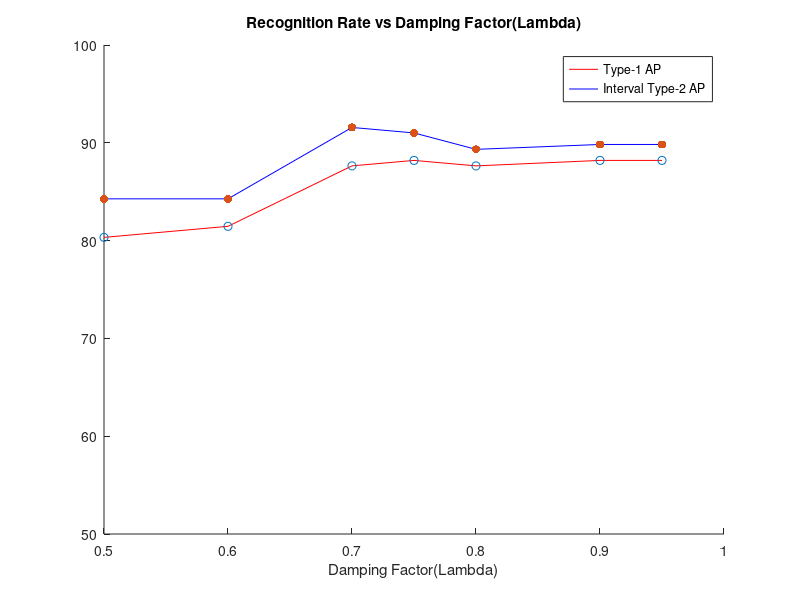

MATLAB code for this plot:
lam1=[0.5 0.6 0.7 0.75 0.8 0.9 0.95 ];
acc1=[80.33 81.46 87.64 88.20 87.64 88.20 88.20];

lam2=[0.5 0.6 0.7 0.75 0.8 0.9 0.95];
acc2=[84.27 84.27 91.57 91.01 89.33 89.83 89.83];

clear y label;
hold on 
plot(lam1,acc1,'red');
plot(lam2,acc2,'blue');
title('Recognition Rate vs Damping Factor(Lambda)');
xlabel('Damping Factor(Lambda)');
%ylabel('Recognition Rate(%)');

scatter(lam1,acc1,'red');
scatter(lam2,acc2,'blue','filled');
legend('Type-1 AP','Interval Type-2 AP');
%legend('Type-2 AP','Type-2 Data','Type-1 AP','Type-1 Data');
ylim([50 100]);
hold off